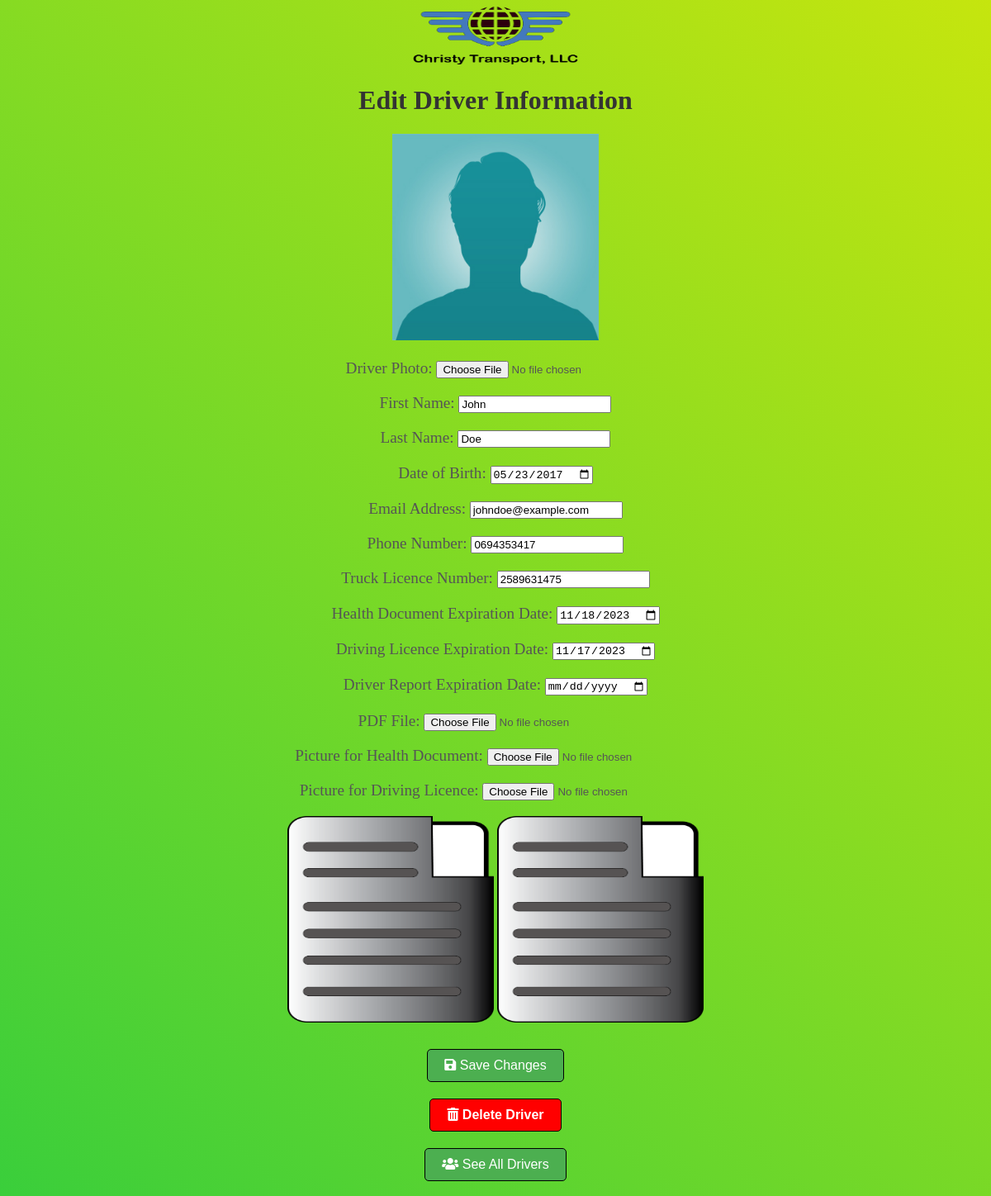
The app's page /driver/22/ (signed in), older data.
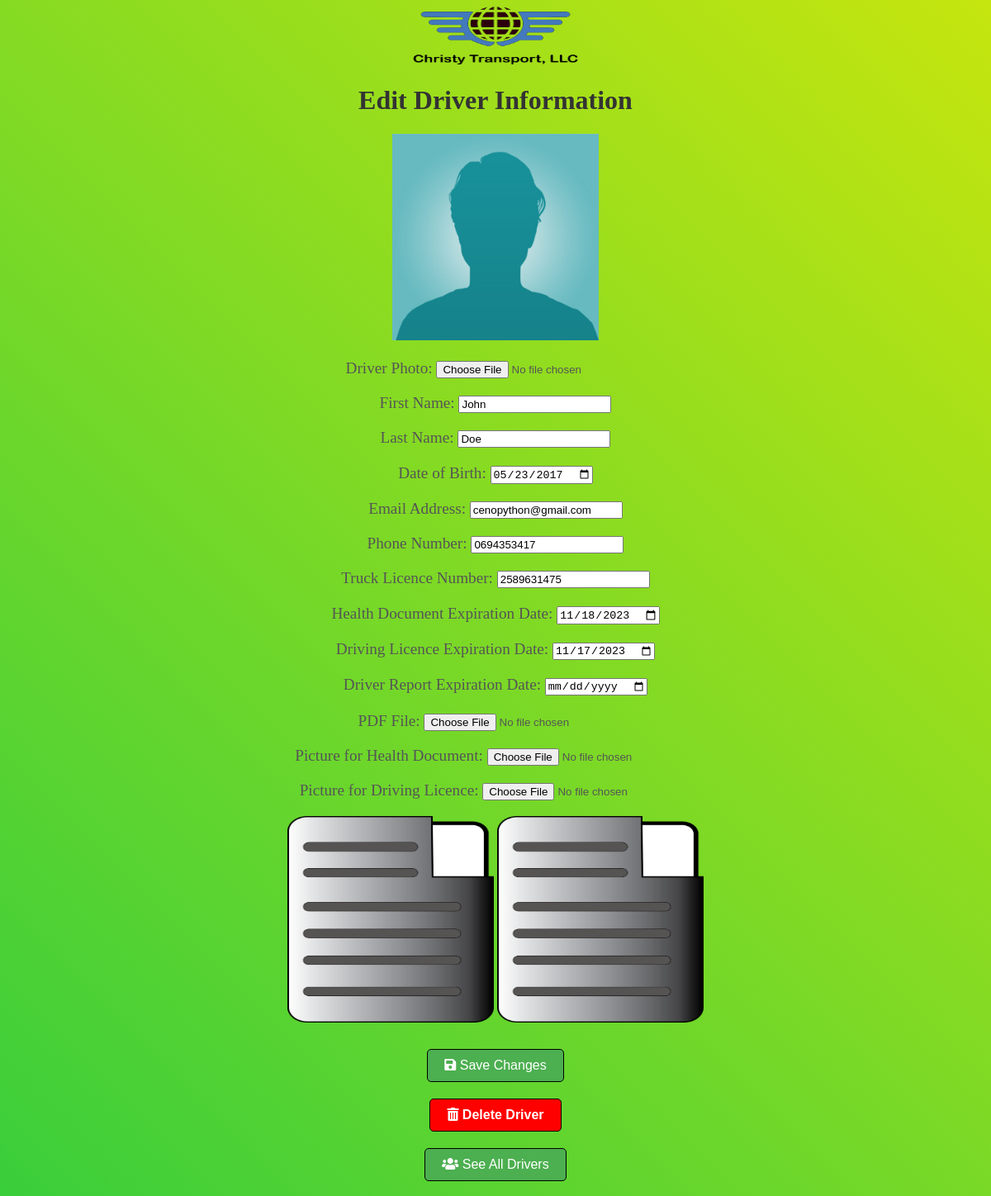
The same page, newer data.
### DriversApp/models.py (models this page shows, shortened)
class TruckDriver(models.Model):
    first_name = models.CharField(max_length=50)
    last_name = models.CharField(max_length=50)
    birthday = models.DateField(default='2000-01-01')
    photo = models.ImageField(upload_to='driver_photos/', null=True, blank=True)
    email = models.EmailField(default='@example.com')
    phone_number = models.CharField(max_length=15)
    truck_license = models.CharField(max_length=100)
    health_document_expiration_date = models.DateField()
    driving_licence_expiration_date = models.DateField()
    driver_record_service_report_expiration_date = models.DateField(null=True, blank=True)
    health_document = models.FileField(upload_to='driver_files/', null=True, blank=True)
    driving_license = models.FileField(upload_to='driver_files/', null=True, blank=True)
    notified = models.BooleanField(default=False)
    health_document_notified = models.BooleanField(default=False)
    driver_report_notified = models.BooleanField(default=False)
    notified_date = models.DateTimeField(null=True, blank=True)
    health_document_notified_date = models.DateTimeField(null=True, blank=True)
    driver_report_notified_date = models.DateTimeField(null=True, blank=True)
    pdf_file = models.FileField(upload_to='pdfs/', null=True, blank=True)

### DriversApp/views.py (the view)
# urls.py: path('driver/<int:driver_id>/', views.driver_detail, name='driver_detail'),
@csrf_exempt
@cache_control(no_cache=True, must_revalidate=True, no_store=True, max_age=0)
@login_required
def driver_detail(request, driver_id):
    driver = get_object_or_404(TruckDriver, pk=driver_id)
    if request.method == 'POST':
        form = TruckDriverForm(request.POST, request.FILES, instance=driver)
        if form.is_valid():
            form.save()
        context = {
            'driver': driver,
            'form': form
        }
    else:
        form = TruckDriverForm(instance=driver)
        is_driver_detail = True
        context = {
            'driver': driver,
            'form': form,
            'is_driver_detail': is_driver_detail
        }
    return render(request, 'driver_detail.html', context)

### DriversApp/templates/driver_detail.html (shortened to what this page needs)
{% load static %}
<!DOCTYPE html>
<html lang="en">
<head>
    <link rel="stylesheet" href="{% static 'css/main.css' %}">
    <link rel="stylesheet" href="https://cdnjs.cloudflare.com/ajax/libs/font-awesome/5.15.3/css/all.min.css">
</head>
<body>
    {% block content %}
        <img src="{% static 'media/images/christy-transport-logo-1.png' %}" alt="Truck" class="truck1">
        <h1>Edit Driver Information</h1>
        <form id="driverForm" method="post" enctype="multipart/form-data">
            {% if form.instance.photo %}
                <img id="imagesDisplayer" src="{{ form.instance.photo.url }}" alt="{{ form.instance.first_name }} {{ form.instance.last_name }}" />
            {% else %}
                <img id="imagesDisplayer" src="{% static 'media/images/Default-avatar.jpg' %}" alt="Default Driver Photo">
            {% endif %}
            {{ form.as_p}}
            {% if form.instance.health_document %}
                <img id="imagesDisplayer" src="{{ form.instance.health_document.url }}" alt="{{ form.instance.first_name }} {{ form.instance.last_name }}" />
            {% else %}
                <img id="imagesDisplayer" src="{% static 'media/images/file-logo-2.png' %}" alt="Default Driver Photo">
            {% endif %}
            {% if form.instance.driving_license %}
                <img id="imagesDisplayer" src="{{ form.instance.driving_license.url }}" alt="{{ form.instance.first_name }} {{ form.instance.last_name }}" />
            {% else %}
                <img id="imagesDisplayer" src="{% static 'media/images/file-logo-2.png' %}" alt="Default Driver Photo">
            {% endif %}
            <br><br>
            <button type="submit" onclick="alert('\n\nSuccessfully Updated')"><i class="fas fa-save"></i> Save Changes</button>
        </form>
        <form id="deleteForm" method="post" action="{% url 'delete_driver' driver.id %}">
            <button id="DeleteDriverButton" type="button" onclick="confirmDelete()"><i class="fas fa-trash-alt"></i> Delete Driver</button>
        </form>
        <button><a href="{% url 'list_drivers' %}"><i class="fas fa-users"></i> See All Drivers</a></button>
    {% endblock %}
</body>
</html>

Row changes from the older to the newer data that the page shows:
changed TruckDriver "John": email "johndoe@example.com" → "cenopython@gmail.com"
